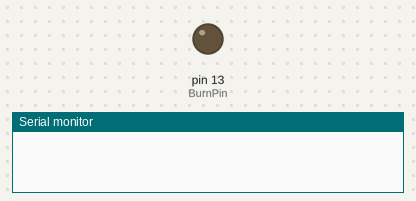
A sketch run on a simulated Arduino Uno, built with avr-gcc and run on an emulated ATmega328P. On the bench: output pins drawn as LEDs (lit = HIGH), the last lines printed to the serial monitor.

Above: at 0.1 s.
At 10.1 s:
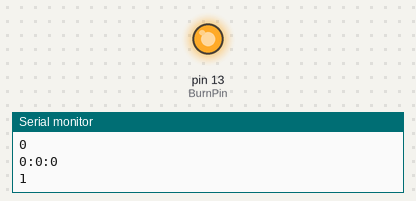
Timing chart, 0 to 11.6 s (numbered marks = the images above):
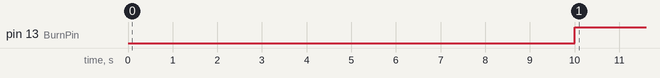

Measured:
- by itself, pin 13 (BurnPin): LOW → HIGH at 10.0 s

The sketch:

cutdown.ino
```cpp
unsigned long Watch, _micro, time = micros();
unsigned int Clock = 0, R_clock;
boolean Reset = false, Stop = false, Paused = false;
volatile boolean timeFlag = false;

//Burn Pins
int BurnPin = 13;

void setup()
{
  // initialize digital pin 13 as an output.
  pinMode(13, OUTPUT);
  digitalWrite(13, LOW);

  Serial.begin(115200);
  SetTimer(0,0,10); // 10 seconds
  StartTimer();
}

void loop()
{
  CountDownTimer(); // run the timer

  // this prevents the time from being constantly shown.
  if (TimeHasChanged() )
  {
    Serial.print(ShowHours());
    Serial.print(":");
    Serial.print(ShowMinutes());
    Serial.print(":");
    Serial.println(ShowSeconds());

    Serial.println(Stop);
      //Serial.print(":");
      //Serial.print(ShowMilliSeconds());
      //Serial.print(":");
      // Serial.println(ShowMicroSeconds());
      // This DOES NOT format the time to 0:0x when seconds is less than 10.
      // if you need to format the time to standard format, use the sprintf() function.


    if(Stop == true)
    {
      digitalWrite(13, HIGH);
    }
  }
}

boolean CountDownTimer()
{
  static unsigned long duration = 1000000; // 1 second
  timeFlag = false;

  if (!Stop && !Paused) // if not Stopped or Paused, run timer
  {
    // check the time difference and see if 1 second has elapsed
    if ((_micro = micros()) - time > duration )
    {
      Clock--;
      timeFlag = true;

      if (Clock == 0) // check to see if the clock is 0
        Stop = true; // If so, stop the timer

     // check to see if micros() has rolled over, if not,
     // then increment "time" by duration
      _micro < time ? time = _micro : time += duration;
    }
  }
  return !Stop; // return the state of the timer
}

void ResetTimer()
{
  SetTimer(R_clock);
  Stop = false;
}

void StartTimer()
{
  Watch = micros(); // get the initial microseconds at the start of the timer
  Stop = false;
  Paused = false;
}

void StopTimer()
{
  Stop = true;
}

void StopTimerAt(unsigned int hours, unsigned int minutes, unsigned int seconds)
{
  if (TimeCheck(hours, minutes, seconds) )
    Stop = true;
}

void PauseTimer()
{
  Paused = true;
}

void ResumeTimer() // You can resume the timer if you ever stop it.
{
  Paused = false;
}


//Set Timer

void SetTimer(unsigned int hours, unsigned int minutes, unsigned int seconds)
{
  // This handles invalid time overflow ie 1(H), 0(M), 120(S) -> 1, 2, 0
  unsigned int _S = (seconds / 60), _M = (minutes / 60);
  if(_S) minutes += _S;
  if(_M) hours += _M;

  Clock = (hours * 3600) + (minutes * 60) + (seconds % 60);
  R_clock = Clock;
  Stop = false;
}

void SetTimer(unsigned int seconds)
{
 // StartTimer(seconds / 3600, (seconds / 3600) / 60, seconds % 60);
 Clock = seconds;
 R_clock = Clock;
 Stop = false;
}


int ShowHours()
{
  return Clock / 3600;
}

int ShowMinutes()
{
  return (Clock / 60) % 60;
}

int ShowSeconds()
{
  return Clock % 60;
}

unsigned long ShowMilliSeconds()
{
  return (_micro - Watch)/ 1000.0;
}

unsigned long ShowMicroSeconds()
{
  return _micro - Watch;
}

boolean TimeHasChanged()
{
  return timeFlag;
}

// output true if timer equals requested time
boolean TimeCheck(unsigned int hours, unsigned int minutes, unsigned int seconds)
{
  return (hours == ShowHours() && minutes == ShowMinutes() && seconds == ShowSeconds());
}
```
